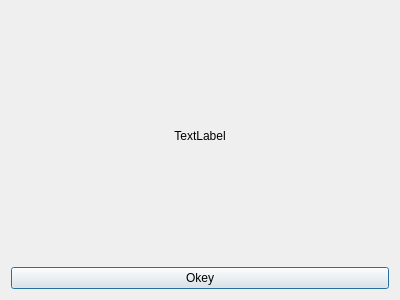
<?xml version="1.0" encoding="UTF-8"?>
<ui version="4.0">
 <class>Final</class>
 <widget class="QDialog" name="Final">
  <property name="geometry">
   <rect>
    <x>0</x>
    <y>0</y>
    <width>400</width>
    <height>300</height>
   </rect>
  </property>
  <property name="windowTitle">
   <string>Dialog</string>
  </property>
  <layout class="QGridLayout" name="gridLayout">
   <item row="1" column="0">
    <widget class="QPushButton" name="pushButton">
     <property name="text">
      <string>Okey</string>
     </property>
    </widget>
   </item>
   <item row="0" column="0">
    <widget class="QLabel" name="label">
     <property name="text">
      <string>TextLabel</string>
     </property>
     <property name="alignment">
      <set>Qt::AlignCenter</set>
     </property>
    </widget>
   </item>
  </layout>
 </widget>
 <resources/>
 <connections/>
</ui>
